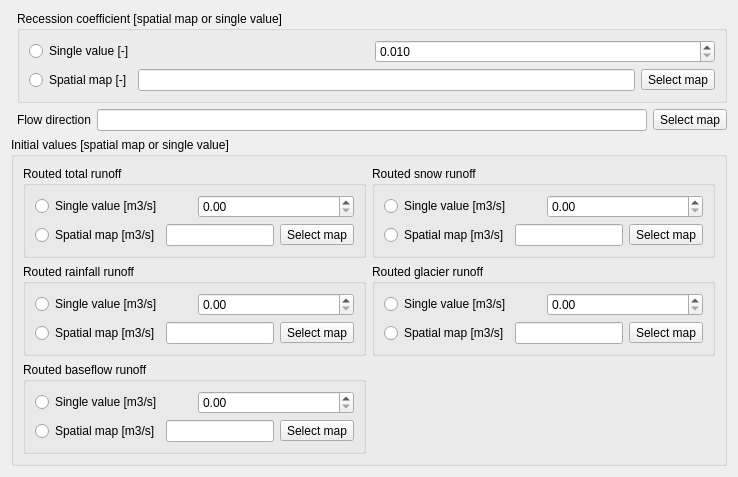
     <widget class="QWidget" name="routingTab">
      <attribute name="title">
       <string>Routing</string>
      </attribute>
      <layout class="QGridLayout" name="gridLayout_8">
       <item row="2" column="0" colspan="2">
        <widget class="QGroupBox" name="groupBox_28">
         <property name="title">
          <string>Initial values [spatial map or single value]</string>
         </property>
         <layout class="QGridLayout" name="gridLayout_9">
          <item row="0" column="0">
           <widget class="QGroupBox" name="groupBox_29">
            <property name="title">
             <string>Routed total runoff</string>
            </property>
            <layout class="QVBoxLayout" name="verticalLayout_23">
             <item>
              <layout class="QHBoxLayout" name="horizontalLayout_93">
               <item>
                <widget class="QRadioButton" name="qraInitSingleRadioButton">
                 <property name="text">
                  <string>Single value [m3/s]</string>
                 </property>
                </widget>
               </item>
               <item>
                <widget class="QDoubleSpinBox" name="qraInitDoubleSpinBox">
                 <property name="maximum">
                  <double>1000000000.000000000000000</double>
                 </property>
                 <property name="singleStep">
                  <double>10.000000000000000</double>
                 </property>
                </widget>
               </item>
              </layout>
             </item>
             <item>
              <layout class="QHBoxLayout" name="horizontalLayout_94">
               <item>
                <widget class="QRadioButton" name="qraInitMapRadioButton">
                 <property name="text">
                  <string>Spatial map [m3/s]</string>
                 </property>
                </widget>
               </item>
               <item>
                <widget class="QLineEdit" name="qraInitLineEdit">
                 <property name="readOnly">
                  <bool>true</bool>
                 </property>
                </widget>
               </item>
               <item>
                <widget class="QToolButton" name="selectQraInitMapButton">
                 <property name="text">
                  <string>Select map</string>
                 </property>
                </widget>
               </item>
              </layout>
             </item>
            </layout>
           </widget>
          </item>
          <item row="0" column="1">
           <widget class="QGroupBox" name="groupBox_31">
            <property name="title">
             <string>Routed snow runoff</string>
            </property>
            <layout class="QVBoxLayout" name="verticalLayout_24">
             <item>
              <layout class="QHBoxLayout" name="horizontalLayout_95">
               <item>
                <widget class="QRadioButton" name="snowRaInitSingleRadioButton">
                 <property name="text">
                  <string>Single value [m3/s]</string>
                 </property>
                </widget>
               </item>
               <item>
                <widget class="QDoubleSpinBox" name="snowRaInitDoubleSpinBox">
                 <property name="maximum">
                  <double>1000000000.000000000000000</double>
                 </property>
                 <property name="singleStep">
                  <double>10.000000000000000</double>
                 </property>
                </widget>
               </item>
              </layout>
             </item>
             <item>
              <layout class="QHBoxLayout" name="horizontalLayout_96">
               <item>
                <widget class="QRadioButton" name="snowRaInitMapRadioButton">
                 <property name="text">
                  <string>Spatial map [m3/s]</string>
                 </property>
                </widget>
               </item>
               <item>
                <widget class="QLineEdit" name="snowRaInitLineEdit">
                 <property name="readOnly">
                  <bool>true</bool>
                 </property>
                </widget>
               </item>
               <item>
                <widget class="QToolButton" name="selectSnowRaInitMapButton">
                 <property name="text">
                  <string>Select map</string>
                 </property>
                </widget>
               </item>
              </layout>
             </item>
            </layout>
           </widget>
          </item>
          <item row="1" column="0">
           <widget class="QGroupBox" name="groupBox_30">
            <property name="title">
             <string>Routed rainfall runoff</string>
            </property>
            <layout class="QVBoxLayout" name="verticalLayout_25">
             <item>
              <layout class="QHBoxLayout" name="horizontalLayout_97">
               <item>
                <widget class="QRadioButton" name="rainRaInitSingleRadioButton">
                 <property name="text">
                  <string>Single value [m3/s]</string>
                 </property>
                </widget>
               </item>
               <item>
                <widget class="QDoubleSpinBox" name="rainRaInitDoubleSpinBox">
                 <property name="maximum">
                  <double>1000000000.000000000000000</double>
                 </property>
                 <property name="singleStep">
                  <double>10.000000000000000</double>
                 </property>
                </widget>
               </item>
              </layout>
             </item>
             <item>
              <layout class="QHBoxLayout" name="horizontalLayout_98">
               <item>
                <widget class="QRadioButton" name="rainRaInitMapRadioButton">
                 <property name="text">
                  <string>Spatial map [m3/s]</string>
                 </property>
                </widget>
               </item>
               <item>
                <widget class="QLineEdit" name="rainRaInitLineEdit">
                 <property name="readOnly">
                  <bool>true</bool>
                 </property>
                </widget>
               </item>
               <item>
                <widget class="QToolButton" name="selectRainRaInitMapButton">
                 <property name="text">
                  <string>Select map</string>
                 </property>
                </widget>
               </item>
              </layout>
             </item>
            </layout>
           </widget>
          </item>
          <item row="1" column="1">
           <widget class="QGroupBox" name="groupBox_32">
            <property name="title">
             <string>Routed glacier runoff</string>
            </property>
            <layout class="QVBoxLayout" name="verticalLayout_26">
             <item>
              <layout class="QHBoxLayout" name="horizontalLayout_99">
               <item>
                <widget class="QRadioButton" name="glacRaInitSingleRadioButton">
                 <property name="text">
                  <string>Single value [m3/s]</string>
                 </property>
                </widget>
               </item>
               <item>
                <widget class="QDoubleSpinBox" name="glacRaInitDoubleSpinBox">
                 <property name="maximum">
                  <double>1000000000.000000000000000</double>
                 </property>
                 <property name="singleStep">
                  <double>10.000000000000000</double>
                 </property>
                </widget>
               </item>
              </layout>
             </item>
             <item>
              <layout class="QHBoxLayout" name="horizontalLayout_100">
               <item>
                <widget class="QRadioButton" name="glacRaInitMapRadioButton">
                 <property name="text">
                  <string>Spatial map [m3/s]</string>
                 </property>
                </widget>
               </item>
               <item>
                <widget class="QLineEdit" name="glacRaInitLineEdit">
                 <property name="readOnly">
                  <bool>true</bool>
                 </property>
                </widget>
               </item>
               <item>
                <widget class="QToolButton" name="selectGlacRaInitMapButton">
                 <property name="text">
                  <string>Select map</string>
                 </property>
                </widget>
               </item>
              </layout>
             </item>
            </layout>
           </widget>
          </item>
          <item row="2" column="0">
           <widget class="QGroupBox" name="groupBox_33">
            <property name="title">
             <string>Routed baseflow runoff</string>
            </property>
            <layout class="QVBoxLayout" name="verticalLayout_27">
             <item>
              <layout class="QHBoxLayout" name="horizontalLayout_101">
               <item>
                <widget class="QRadioButton" name="basRaInitSingleRadioButton">
                 <property name="text">
                  <string>Single value [m3/s]</string>
                 </property>
                </widget>
               </item>
               <item>
                <widget class="QDoubleSpinBox" name="basRaInitDoubleSpinBox">
                 <property name="maximum">
                  <double>1000000000.000000000000000</double>
                 </property>
                 <property name="singleStep">
                  <double>10.000000000000000</double>
                 </property>
                </widget>
               </item>
              </layout>
             </item>
             <item>
              <layout class="QHBoxLayout" name="horizontalLayout_102">
               <item>
                <widget class="QRadioButton" name="basRaInitMapRadioButton">
                 <property name="text">
                  <string>Spatial map [m3/s]</string>
                 </property>
                </widget>
               </item>
               <item>
                <widget class="QLineEdit" name="basRaInitLineEdit">
                 <property name="readOnly">
                  <bool>true</bool>
                 </property>
                </widget>
               </item>
               <item>
                <widget class="QToolButton" name="selectBasRaInitMapButton">
                 <property name="text">
                  <string>Select map</string>
                 </property>
                </widget>
               </item>
              </layout>
             </item>
            </layout>
           </widget>
          </item>
         </layout>
        </widget>
       </item>
       <item row="0" column="1">
        <widget class="QGroupBox" name="groupBox_27">
         <property name="title">
          <string>Recession coefficient [spatial map or single value]</string>
         </property>
         <layout class="QVBoxLayout" name="verticalLayout_22">
          <item>
           <layout class="QHBoxLayout" name="horizontalLayout_91">
            <item>
             <widget class="QRadioButton" name="kxSingleRadioButton">
              <property name="text">
               <string>Single value [-]</string>
              </property>
             </widget>
            </item>
            <item>
             <widget class="QDoubleSpinBox" name="kxDoubleSpinBox">
              <property name="decimals">
               <number>3</number>
              </property>
              <property name="minimum">
               <double>0.010000000000000</double>
              </property>
              <property name="maximum">
               <double>0.990000000000000</double>
              </property>
              <property name="singleStep">
               <double>0.005000000000000</double>
              </property>
             </widget>
            </item>
           </layout>
          </item>
          <item>
           <layout class="QHBoxLayout" name="horizontalLayout_92">
            <item>
             <widget class="QRadioButton" name="kxMapRadioButton">
              <property name="text">
               <string>Spatial map [-]</string>
              </property>
             </widget>
            </item>
            <item>
             <widget class="QLineEdit" name="kxLineEdit">
              <property name="readOnly">
               <bool>true</bool>
              </property>
             </widget>
            </item>
            <item>
             <widget class="QToolButton" name="selectKxMapButton">
              <property name="text">
               <string>Select map</string>
              </property>
             </widget>
            </item>
           </layout>
          </item>
         </layout>
        </widget>
       </item>
       <item row="1" column="1">
        <layout class="QHBoxLayout" name="horizontalLayout_90">
         <item>
          <widget class="QLabel" name="flowDirMapLabel">
           <property name="text">
            <string>Flow direction</string>
           </property>
          </widget>
         </item>
         <item>
          <widget class="QLineEdit" name="flowDirLineEdit">
           <property name="readOnly">
            <bool>true</bool>
           </property>
          </widget>
         </item>
         <item>
          <widget class="QToolButton" name="selecFlowDirMapButton">
           <property name="text">
            <string>Select map</string>
           </property>
          </widget>
         </item>
        </layout>
       </item>
      </layout>
     </widget>
